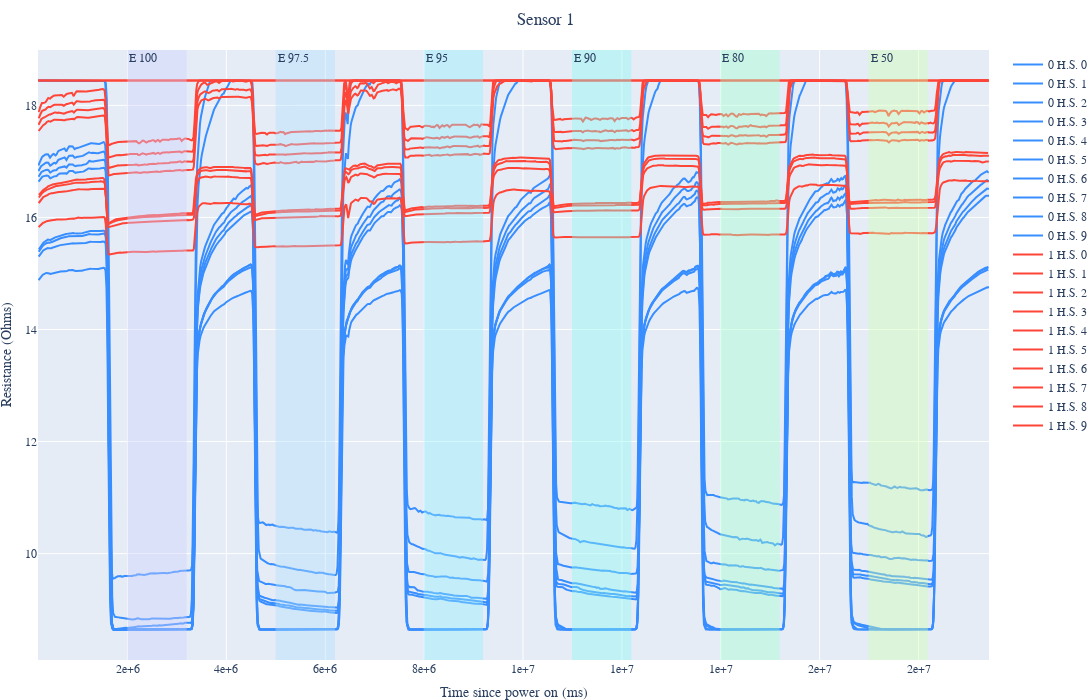

Notebook source saved alongside this figure:
### Code cell
plot_matrices_data_arr(sensor_data, 1, sensor_labels, skip=10, cut=10)

### Figure 1 — Plotly figure (JSON) as saved in the notebook; plotly's stock layout.template omitted (floating-point values rounded to 4 significant figures; data arrays with more than 128 entries replaced by an {"elided": "..."} marker saying what was removed)
{"data": [{"line": {"color": "#388eff"}, "mode": "lines", "name": "0 H.S. 0", "showlegend": true, "type": "scatter", "x": {"elided": "1051 int values"}, "y": {"elided": "1051 float values"}}, {"line": {"color": "#388eff"}, "mode": "lines", "name": "0 H.S. 1", "showlegend": true, "type": "scatter", "x": {"elided": "1051 int values"}, "y": {"elided": "1051 float values"}}, {"line": {"color": "#388eff"}, "mode": "lines", "name": "0 H.S. 2", "showlegend": true, "type": "scatter", "x": {"elided": "1051 int values"}, "y": {"elided": "1051 float values"}}, {"line": {"color": "#388eff"}, "mode": "lines", "name": "0 H.S. 3", "showlegend": true, "type": "scatter", "x": {"elided": "1051 int values"}, "y": {"elided": "1051 float values"}}, {"line": {"color": "#388eff"}, "mode": "lines", "name": "0 H.S. 4", "showlegend": true, "type": "scatter", "x": {"elided": "1051 int values"}, "y": {"elided": "1051 float values"}}, {"line": {"color": "#388eff"}, "mode": "lines", "name": "0 H.S. 5", "showlegend": true, "type": "scatter", "x": {"elided": "1051 int values"}, "y": {"elided": "1051 float values"}}, {"line": {"color": "#388eff"}, "mode": "lines", "name": "0 H.S. 6", "showlegend": true, "type": "scatter", "x": {"elided": "1051 int values"}, "y": {"elided": "1051 float values"}}, {"line": {"color": "#388eff"}, "mode": "lines", "name": "0 H.S. 7", "showlegend": true, "type": "scatter", "x": {"elided": "1050 int values"}, "y": {"elided": "1050 float values"}}, {"line": {"color": "#388eff"}, "mode": "lines", "name": "0 H.S. 8", "showlegend": true, "type": "scatter", "x": {"elided": "1050 int values"}, "y": {"elided": "1050 float values"}}, {"line": {"color": "#388eff"}, "mode": "lines", "name": "0 H.S. 9", "showlegend": true, "type": "scatter", "x": {"elided": "1049 int values"}, "y": {"elided": "1049 float values"}}, {"line": {"color": "#ff4538"}, "mode": "lines", "name": "1 H.S. 0", "showlegend": true, "type": "scatter", "x": {"elided": "1048 int values"}, "y": {"elided": "1048 float values"}}, {"line": {"color": "#ff4538"}, "mode": "lines", "name": "1 H.S. 1", "showlegend": true, "type": "scatter", "x": {"elided": "1048 int values"}, "y": {"elided": "1048 float values"}}, {"line": {"color": "#ff4538"}, "mode": "lines", "name": "1 H.S. 2", "showlegend": true, "type": "scatter", "x": {"elided": "1048 int values"}, "y": {"elided": "1048 float values"}}, {"line": {"color": "#ff4538"}, "mode": "lines", "name": "1 H.S. 3", "showlegend": true, "type": "scatter", "x": {"elided": "1048 int values"}, "y": {"elided": "1048 float values"}}, {"line": {"color": "#ff4538"}, "mode": "lines", "name": "1 H.S. 4", "showlegend": true, "type": "scatter", "x": {"elided": "1048 int values"}, "y": {"elided": "1048 float values"}}, {"line": {"color": "#ff4538"}, "mode": "lines", "name": "1 H.S. 5", "showlegend": true, "type": "scatter", "x": {"elided": "1048 int values"}, "y": {"elided": "1048 float values"}}, {"line": {"color": "#ff4538"}, "mode": "lines", "name": "1 H.S. 6", "showlegend": true, "type": "scatter", "x": {"elided": "1048 int values"}, "y": {"elided": "1048 float values"}}, {"line": {"color": "#ff4538"}, "mode": "lines", "name": "1 H.S. 7", "showlegend": true, "type": "scatter", "x": {"elided": "1048 int values"}, "y": {"elided": "1048 float values"}}, {"line": {"color": "#ff4538"}, "mode": "lines", "name": "1 H.S. 8", "showlegend": true, "type": "scatter", "x": {"elided": "1047 int values"}, "y": {"elided": "1047 float values"}}, {"line": {"color": "#ff4538"}, "mode": "lines", "name": "1 H.S. 9", "showlegend": true, "type": "scatter", "x": {"elided": "1046 int values"}, "y": {"elided": "1046 float values"}}], "layout": {"annotations": [{"showarrow": false, "text": "E 100", "x": 1996811, "xanchor": "left", "xref": "x", "y": 1, "yanchor": "top", "yref": "y domain"}, {"showarrow": false, "text": "E 97.5", "x": 4996359, "xanchor": "left", "xref": "x", "y": 1, "yanchor": "top", "yref": "y domain"}, {"showarrow": false, "text": "E 95", "x": 7991576, "xanchor": "left", "xref": "x", "y": 1, "yanchor": "top", "yref": "y domain"}, {"showarrow": false, "text": "E 90", "x": 10990774, "xanchor": "left", "xref": "x", "y": 1, "yanchor": "top", "yref": "y domain"}, {"showarrow": false, "text": "E 80", "x": 13990844, "xanchor": "left", "xref": "x", "y": 1, "yanchor": "top", "yref": "y domain"}, {"showarrow": false, "text": "E 50", "x": 16990503, "xanchor": "left", "xref": "x", "y": 1, "yanchor": "top", "yref": "y domain"}], "font": {"family": "Times New Roman"}, "height": 700, "margin": {"b": 0, "l": 0, "r": 10, "t": 50}, "shapes": [{"fillcolor": "#cdd0ff", "line": {"width": 0}, "opacity": 0.4, "type": "rect", "x0": 1996811, "x1": 3196665, "xref": "x", "y0": 0, "y1": 1, "yref": "y domain"}, {"fillcolor": "#afdfff", "line": {"width": 0}, "opacity": 0.4, "type": "rect", "x0": 4996359, "x1": 6196652, "xref": "x", "y0": 0, "y1": 1, "yref": "y domain"}, {"fillcolor": "#91edff", "line": {"width": 0}, "opacity": 0.4, "type": "rect", "x0": 7991576, "x1": 9191455, "xref": "x", "y0": 0, "y1": 1, "yref": "y domain"}, {"fillcolor": "#88f8ef", "line": {"width": 0}, "opacity": 0.4, "type": "rect", "x0": 10990774, "x1": 12190670, "xref": "x", "y0": 0, "y1": 1, "yref": "y domain"}, {"fillcolor": "#a0fecd", "line": {"width": 0}, "opacity": 0.4, "type": "rect", "x0": 13990844, "x1": 15190820, "xref": "x", "y0": 0, "y1": 1, "yref": "y domain"}, {"fillcolor": "#cefeac", "line": {"width": 0}, "opacity": 0.4, "type": "rect", "x0": 16990503, "x1": 18189907, "xref": "x", "y0": 0, "y1": 1, "yref": "y domain"}], "title": {"font": {"family": "Times New Roman"}, "pad": {"b": 0, "l": 0, "r": 0, "t": 0}, "text": "Sensor 1", "x": 0.5}, "width": 1200, "xaxis": {"tickformat": ".0e", "title": {"text": "Time since power on (ms)"}}, "yaxis": {"title": {"text": "Resistance (Ohms)"}}}}
